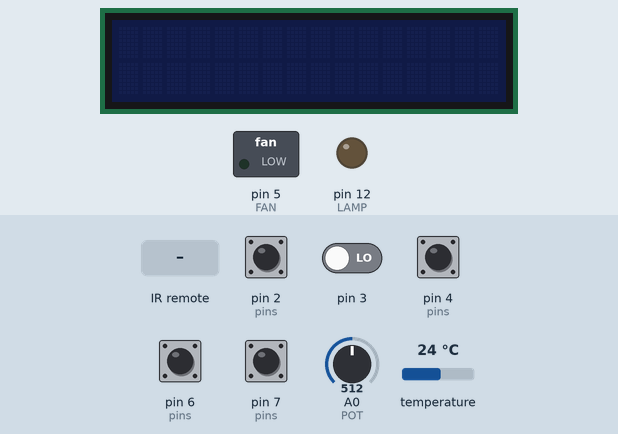
A sketch run on a simulated Arduino Uno, built with avr-gcc and run on an emulated ATmega328P. Parts: 16×2 character LCD, switched loads named in the sketch (green lamp = pin HIGH), output pins drawn as LEDs (lit = HIGH). Inputs (shaded band) come from the test bench; at power-on: pin 2 (pins), pin 4 (pins), pin 6 (pins), pin 7 (pins) HIGH, pin 3 LOW, A0 (POT) = 512, temperature 24 °C. The local clock reads 2024-03-15 10:24:30 at power-on unless the sketch sets it.

Above: at 1.2 s.
1.3 s: infrared code 0xFFE01F received
At 2.0 s:
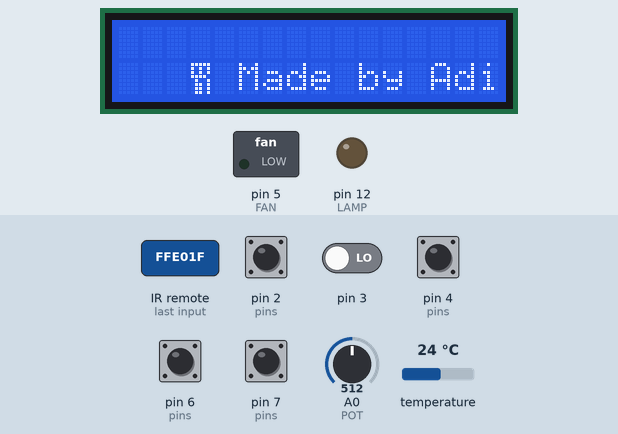
4.3 s: pin 4 (pins) pulled LOW for 0.15 s
At 5.3 s:
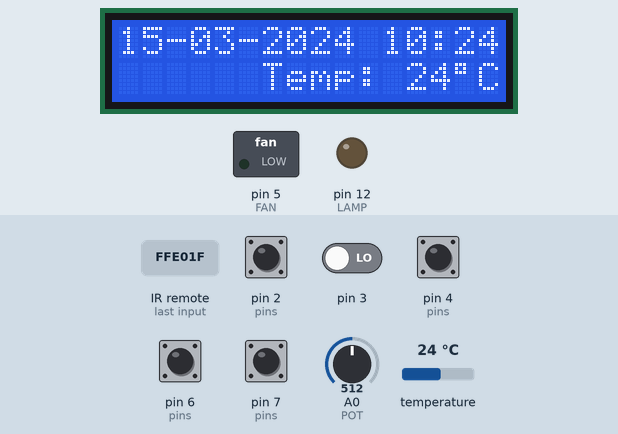
5.9 s: pin 4 (pins) pulled LOW for 1 s
At 6.5 s:
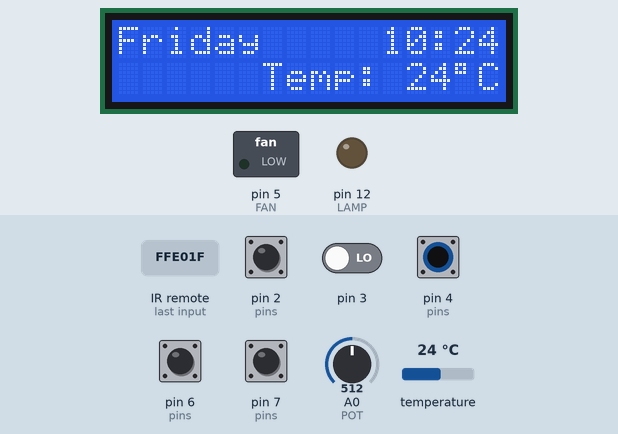
8.4 s: pin 4 (pins) pulled LOW for 0.15 s
At 10.1 s:
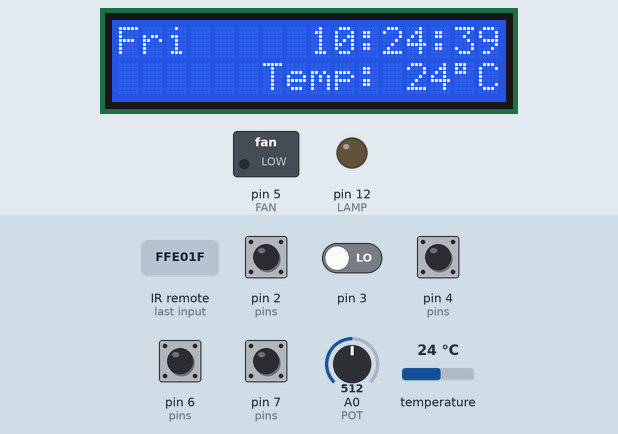
11.5 s: pin 4 (pins) pulled LOW for 0.15 s
At 13.2 s:
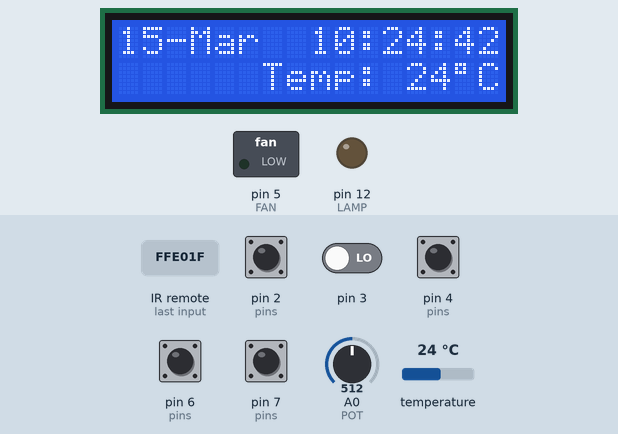
14.6 s: pin 2 (pins) pulled LOW for 0.15 s
At 15.5 s:
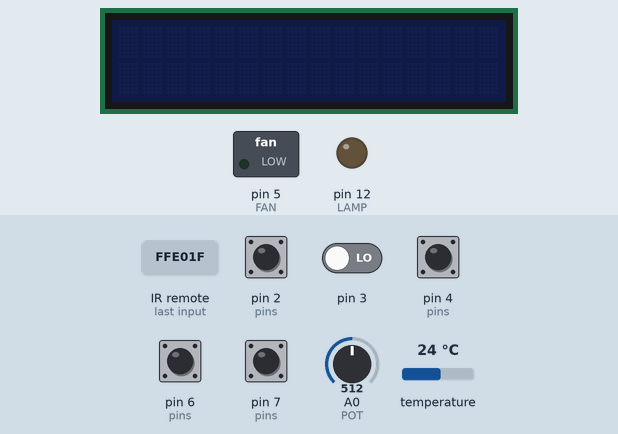
Timing chart, 0 to 17.2 s (numbered marks = the images above; inputs shaded):
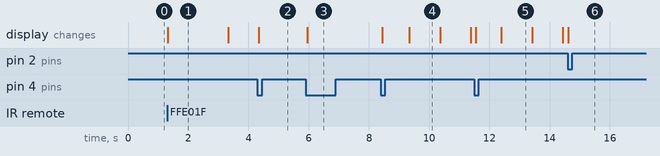

Measured:
- after the input at 1.3 s, the display: changes at once (image 1)
- after the input at 4.3 s, the display: changes after 0.05 s (image 2)
- after the input at 5.9 s, the display: changes after 0.05 s (image 3)
- after the input at 8.4 s, the display: first changes after 0.05 s (image 4 shows a later state)
- after the input at 11.5 s, the display: first changes after 0.05 s (image 5 shows a later state)
- after the input at 14.6 s, the display: changes at once (image 6)
- what the display in image 1 shows lasts 2.0 s, from 1.3 s to 3.3 s

The sketch:

lcdtemp2.ino
```cpp
#include <util/atomic.h>
#include <Wire.h>
#include <LiquidTWI2.h>
#include <DS3231.h>

LiquidTWI2 lcd(0x20);
DS3231 clock;
RTCDateTime dt;

uint8_t pressed[] = {0, 0, 0, 0};
uint8_t lcd_cycle = 0;
uint8_t lcd_on = 0;
uint8_t lamp_on = 0;
uint8_t fan_on = 0;
volatile boolean refreshLCD = 0;
uint32_t ircomm = 0;
volatile boolean set_time_cnt = 1;

volatile uint16_t currentPotValue = 0;
volatile uint16_t lastPotValue = 0;
volatile uint16_t SPEED_FAN = 20;

#include <IRremote.h>
int RECV_PIN = 11;
IRrecv irrecv(RECV_PIN);
decode_results results;


void setup() {

  Serial.begin(9600);
  irrecv.enableIRIn(); // Start the receiver

  // set the LCD type
  lcd.setMCPType(LTI_TYPE_MCP23008);

  lcd.begin(16, 2);
  lcd.setBacklight(LOW);

  clock.begin();

  cli();
  TCCR1A |= (1 << WGM10) | (1 << WGM11);
  TCCR1B = (1 << CS12) | (1 << CS10) | (1 << WGM12) | (1 << WGM13); // Normal port operation, 1024 prescaller, Fast PWM OCRA
  OCR1A = 78; // 200Hz (5ms period)
  TIMSK1 = (1 << TOIE1);

  //setting ADC

  ADCSRA |= (1 << ADPS2);// Set ADC prescalar to 16 – 1Mhz sample rate @ 16MHz
  ADCSRA &= ~((1 << ADPS1) | (1 << ADPS0));
  ADCSRA |= (1 << ADEN);// Enable ADC
  ADCSRA |= (1 << ADIE);// Enable interrupts

  ADMUX |= (1 << REFS0); // Set ADC reference to AVCC
  ADMUX &= ~((1 << MUX0) | (1 << MUX1) | (1 << MUX2) | (1 << MUX3));// Set ADC0 pin PC0
  ADMUX |= (1 << ADLAR);// 8 bit resolution

  sei();// Enable Global Interrupts
  ADCSRA |= (1 << ADSC);// Start A2D Conversions

  DDRB |= (1 << PB4); // set PB4 (LAMP) as output)
  PORTB &= ~(1 << PB4); // PB4 LOW

  DDRD |= (1 << PD5); // set PD5 (FAN) as output)
  PORTD &= ~(1 << PD5); // PD5 LOW

  DDRD &= ~((1 << PD2) | (1 << PD4) | (1 << PD6) | (1 << PD7)); //set PD0 PD1 PD2 PD4  as INPUT
  PORTD |= (1 << PD2) | (1 << PD4) | (1 << PD6) | (1 << PD7); //set INPUT PULLUP resistor

  DDRC &= ~(1 << PC0); //set POT FAN as INPUT  (ADC0)

  byte fistChar[8] = { // fist
    0b11111,
    0b10101,
    0b10101,
    0b11110,
    0b01001,
    0b01101,
    0b01101,
    0b01101
  };

  lcd.createChar(0, fistChar);
  //displayLogo();


}


void loop() {

  if (irrecv.decode(&results)) {
    ircomm = results.value;
    //Serial.println(ircomm,HEX);
    irrecv.resume();
  }

  switchLamp();
  switchLCD();
  switchFan();
  if (lcd_on) {
    if (buttonPressed(1) || ircomm == 0xFFD02F || ircomm == 0xB38) { //remote button AUX
      lcd.clear();
      lcd_cycle++;
      if (lcd_cycle == 4) {
        lcd_cycle = 0;
      }
      ircomm = 0;
      refreshLCD = 1;
    }
    if (refreshLCD) {
      displayLcd(lcd_cycle);
      refreshLCD = 0;
    }
  }

}

void switchLamp() {
  if (buttonPressed(2) || ircomm == 0xFFF00F || ircomm == 0x738) { //remote button CH
    ++lamp_on %= 2;
    if (lamp_on) {
      PORTB |= (1 << PB4);
    }
    else {
      PORTB &= ~(1 << PB4);
    }

    ircomm = 0;
  }

}


void switchFan() {
  if (buttonPressed(3) || ircomm == 0xFF807F || ircomm == 0xF38) { //remote button DVD

    ++fan_on %= 2;
    if (fan_on) {
      DDRD |= (1 << PD5);
      analogWrite(5, SPEED_FAN);
    }
    else {
      DDRD &= ~(1 << PD5);
      PORTD &= ~(1 << PD5);
    }

    ircomm = 0;
  }

  if (fan_on) {
    DDRD |= (1 << PB1);
    analogWrite(5, SPEED_FAN);
  }

  //Serial.println(SPEED_FAN);
}


void switchLCD() {
  if (buttonPressed(0) || ircomm == 0xFFE01F || ircomm == 0x338) { //remote button 3D
    ++lcd_on %= 2;
    if (lcd_on) {
      pressed[1] = 0; // if was cycle lcd when lcd was turn off don't bother consider it
      lcd.setBacklight(HIGH);
      set_time_cnt = 1;
      displayLogo();
    }
    else {
      lcd.setBacklight(LOW);
      lcd.clear();
    }

    ircomm = 0;
  }
}

void displayLogo() {
  lcd.clear();
  lcd.setBacklight(HIGH);
  lcd.setCursor(3, 1);
  lcd.write((uint8_t)0);

  lcd.setCursor(5, 1);
  lcd.print("Made by Adi");

  delay(2000);
  lcd.clear();
}

void displayLcd(uint8_t type) {
  clock.forceConversion();
  char temp[10];

  switch (type) {
    //  08-Sep    13:13:11
    //             Temp:28
    case 0:
      dt = clock.getDateTime();
      lcd.setCursor(0, 0);
      lcd.print(clock.dateFormat("d-M", dt));

      lcd.setCursor(8, 0);
      lcd.print(clock.dateFormat("H:i:s", dt));

      lcd.setCursor(6, 1);
      sprintf(temp, "Temp: %d%cC", (int8_t) clock.readTemperature(), (char)223);
      lcd.print(temp);
      break;
    //  08-09-2015   13:13
    //             Temp:28
    case 1:
      dt = clock.getDateTime();
      lcd.setCursor(0, 0);
      lcd.print(clock.dateFormat("d-m-Y", dt));

      lcd.setCursor(11, 0);
      lcd.print(clock.dateFormat("H:i", dt));

      lcd.setCursor(6, 1);
      sprintf(temp, "Temp: %d%cC", (int8_t) clock.readTemperature(), (char)223);
      lcd.print(temp);
      break;
    //  Duminica   13:13
    //           Temp:28
    case 2:
      dt = clock.getDateTime();
      lcd.setCursor(0, 0);
      lcd.print(clock.dateFormat("l", dt));

      lcd.setCursor(11, 0);
      lcd.print(clock.dateFormat("H:i", dt));

      lcd.setCursor(6, 1);
      sprintf(temp, "Temp: %d%cC", (int8_t) clock.readTemperature(), (char)223);
      lcd.print(temp);
      break;
    //  Dum     13:13:50
    //           Temp:28
    case 3:

      dt = clock.getDateTime();
      lcd.setCursor(0, 0);
      lcd.print(clock.dateFormat("D", dt));

      lcd.setCursor(8, 0);
      lcd.print(clock.dateFormat("H:i:s", dt));

      lcd.setCursor(6, 1);
      sprintf(temp, "Temp: %d%cC", (int8_t) clock.readTemperature(), (char)223);
      lcd.print(temp);
      break;
    //  08-Sep    13:13:11
    //             Temp:28
    default:
      dt = clock.getDateTime();
      lcd.setCursor(0, 0);
      lcd.print(clock.dateFormat("d-M", dt));

      lcd.setCursor(8, 0);
      lcd.print(clock.dateFormat("H:i:s", dt));

      lcd.setCursor(6, 1);
      sprintf(temp, "Temp: %d%cC", (int8_t) clock.readTemperature(), (char)223);
      lcd.print(temp);
      break;

  }
}


ISR(TIMER1_OVF_vect) {
  static uint8_t cnt = 0;
  debouncePress();

  if (cnt++ == 200) {
    cnt = 0;
    refreshLCD = 1;
  }

}

ISR(ADC_vect) {
  static uint8_t cnt = 0;
  static uint16_t sum = 0;

  cnt++;

  //Serial.println(ADCH);
  sum += ADCH;
  // make the average from 8 readings
  if (cnt >= 100) {
    currentPotValue = constrain(map((sum / 100), 0, 255, 20, 255), 20, 255);

    if ((currentPotValue < lastPotValue - 2 || currentPotValue > lastPotValue + 2) && currentPotValue != lastPotValue) {
      lastPotValue =  currentPotValue;
      SPEED_FAN = currentPotValue;
      //Serial.println(SPEED_FAN);
    }
    cnt = 0;
    sum = 0;
  }

  ADCSRA |= (1 << ADSC); //Start A2D Conversions
}

void debouncePress() {
  volatile static uint8_t pins[] = {PD2, PD4, PD6, PD7};
  volatile static uint8_t isPushed[] = {0, 0, 0, 0};
  volatile static uint8_t lastState[] = {0, 0, 0, 0};
  volatile static uint8_t count[] = {0, 0, 0, 0};

  for (uint8_t i = 0; i < sizeof(pins); i++) {
    if (!pressed[i]) {
      isPushed[i] = ( ( PIND & (1 << pins[i]) ) == 0);

      //check if button was pressed
      if (isPushed[i] && !lastState[i]) { // if pressed

        count[i]++;

        // if button has not bounce for 4 checks, the button is debounce and considered pressed
        if (count[i] >= 4) {
          lastState[i] = isPushed[i];
          pressed[i] = 1;
          count[i] = 0;
        }
      }
      else if (!isPushed[i] && lastState[i]) { //if released
        lastState[i] = isPushed[i];
        count[i] = 0;
      }
    }
  }
}


boolean buttonPressed(uint8_t pin) {
  ATOMIC_BLOCK(ATOMIC_RESTORESTATE) {
    if (pressed[pin]) {
      pressed[pin] = 0;
      return true;
    }

    return false;
  }
}
```
